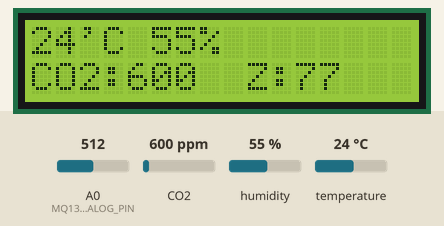
Simulated run of this sketch. Board: Arduino Uno, built with avr-gcc and run on an emulated ATmega328P. Parts: 16×2 character LCD. The inputs (shaded band) are chosen by the test bench; at power-on: CO2 600 ppm, humidity 55 %, temperature 24 °C, A0 (MQ135_ANALOG_PIN) = 512. What the sketch prints to the serial monitor is not drawn.

Above: at 2.2 s.
2.3 s: CO2 set to 1050 ppm
At 4.0 s:
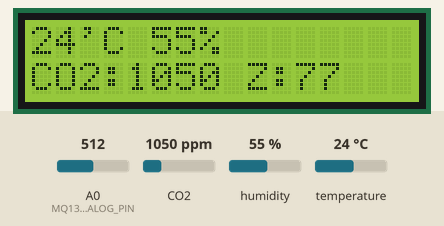
4.7 s: humidity set to 22 %
At 5.7 s:
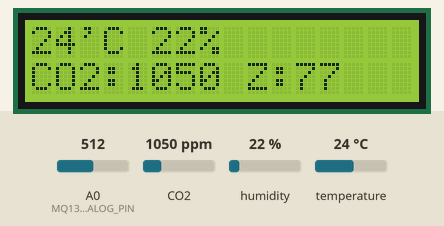
6.8 s: temperature set to 12 °C
At 8.5 s:
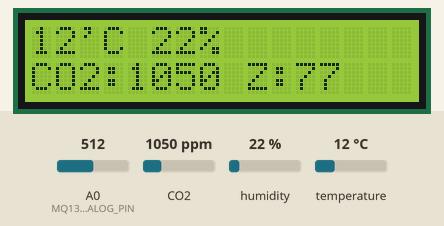
8.9 s: CO2 set to 452 ppm
At 10.1 s:
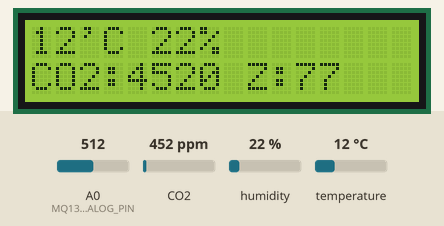
11.0 s: humidity set to 40 %
At 12.8 s:
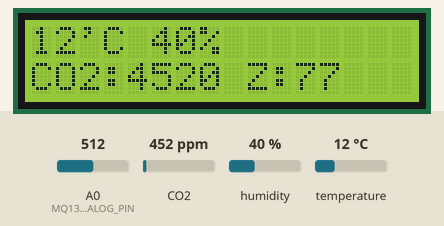
13.1 s: CO2 set to 1700 ppm
At 14.3 s:
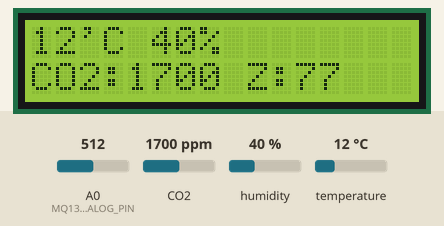
Timing chart, 0 to 16.1 s (numbered marks = the images above; inputs shaded):
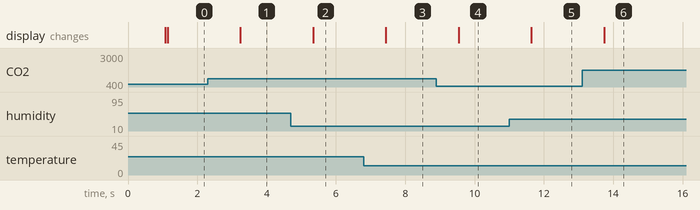

Measured:
- after the input at 2.3 s, the display: changes after 0.94 s (image 1)
- after the input at 4.7 s, the display: changes after 0.64 s (image 2)
- after the input at 6.8 s, the display: changes after 0.64 s (image 3)
- after the input at 8.9 s, the display: changes after 0.64 s (image 4)
- after the input at 11.0 s, the display: changes after 0.64 s (image 5)
- after the input at 13.1 s, the display: changes after 0.64 s (image 6)

The sketch:

TempWithI2CDisplay.ino
```cpp
#include <DHT.h>
#include <Wire.h>
#include <LiquidCrystal_I2C.h>

// https://hackaday.io/project/3475-sniffing-trinket/log/12363-mq135-arduino-library
#include <MQ135.h>

#define MQ135_ANALOG_PIN 0
#define DHTPIN 12
#define DHTTYPE DHT11

DHT dht(DHTPIN, DHTTYPE);
LiquidCrystal_I2C lcd(0x3F,16,2);
MQ135 gasSensor = MQ135(MQ135_ANALOG_PIN);

void setup() {
  Serial.begin(9600);
  dht.begin();

  lcd.init();
  lcd.backlight();
  lcd.print("Hwang's Gadget!");

  delay(1000);
  lcd.clear();
}

void loop() {

  // Reading temperature or humidity takes about 250 milliseconds!
  // Sensor readings may also be up to 2 seconds 'old' (its a very slow sensor)
  int h = dht.readHumidity();
  // Read temperature as Celsius (the default)
  int t = dht.readTemperature();

  int mq135Raw = analogRead(MQ135_ANALOG_PIN);
  float rzero = gasSensor.getRZero();
  float rzeroCorrected = gasSensor.getCorrectedRZero(t, h);
  float co2ppm = gasSensor.getPPM();
  float co2ppmCorrected = gasSensor.getCorrectedPPM(t, h);

  Serial.print("Temp:");
  Serial.print(t);
  Serial.print(" Humidity:");
  Serial.print(h);
  Serial.print(" MQ135 Raw:");
  Serial.print(mq135Raw);
  Serial.print(" RZero:");
  Serial.print(rzero);
  Serial.print("(");
  Serial.print(rzeroCorrected);
  Serial.print(")");
  Serial.print(" CO2 ppm:");
  Serial.print(co2ppm);
  Serial.print("(");
  Serial.print(co2ppmCorrected);
  Serial.println(")");

  lcd.setCursor(0, 0);
  lcd.print(t);
  lcd.print("'C ");
  lcd.print(h);
  lcd.print("%");

  lcd.setCursor(0, 1);
  lcd.print("CO2:");
  lcd.print(co2ppmCorrected, 0);
  lcd.setCursor(9, 1);
  lcd.print("Z:");
  lcd.print(rzeroCorrected, 0);
  lcd.print("  ");

  delay(1000);
}
```
